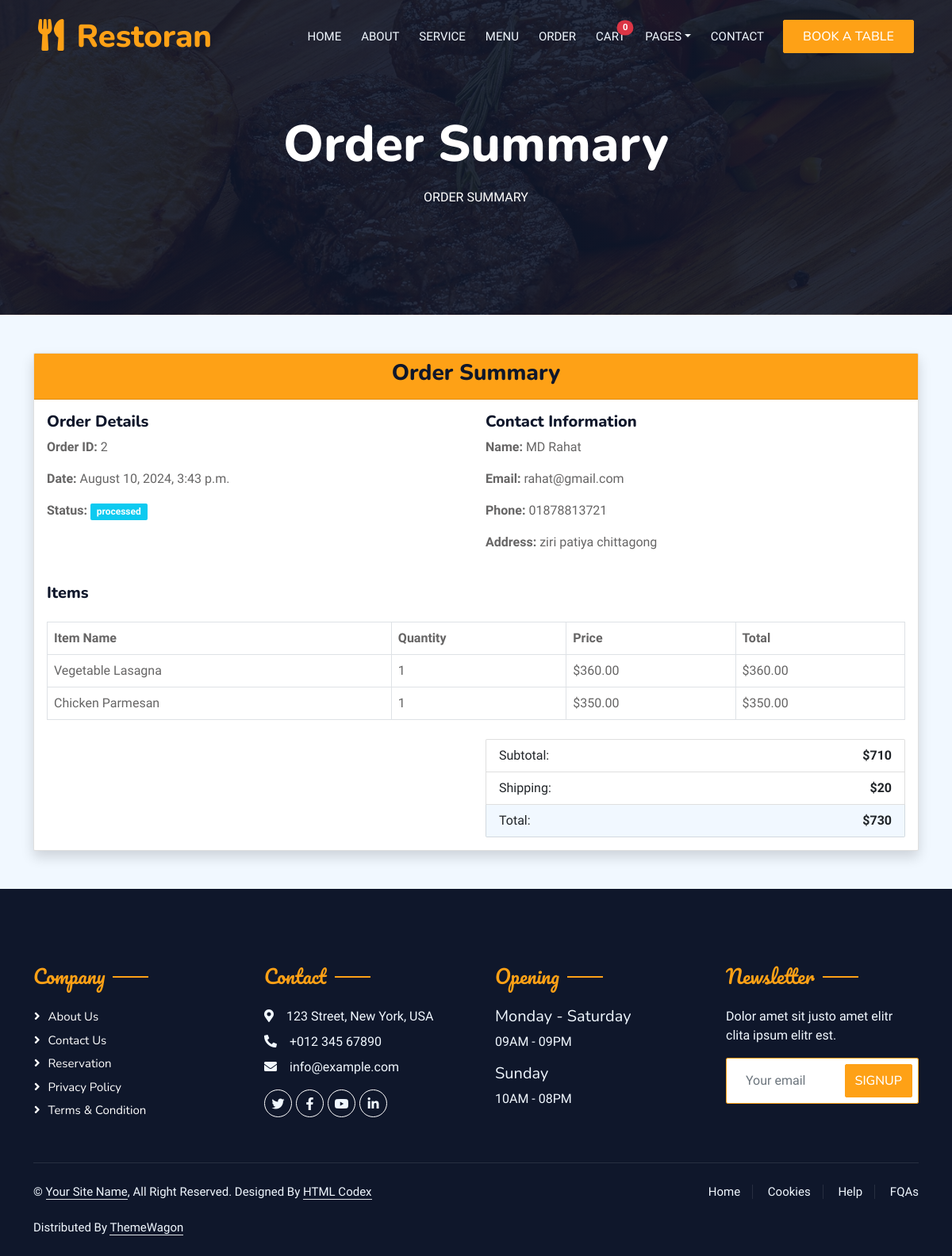
The app's page /order/2/ with its own data.
### order/models.py (models this page shows, shortened)
class Order(models.Model):
    contact_info = models.ForeignKey(OrderContactInfo, on_delete=models.CASCADE)
    cart = models.ForeignKey(Cart, on_delete=models.CASCADE)
    status = models.CharField(max_length=20, choices=[
        ('pending', 'Pending'),
        ('processed', 'Processed'),
        ('shipped', 'Shipped'),
        ('delivered', 'Delivered'),
        ('canceled', 'Canceled'),
    ], default='pending')
    created_at = models.DateTimeField(auto_now_add=True)
    updated_at = models.DateTimeField(auto_now=True)
    order_total = models.DecimalField(max_digits=10, decimal_places=2, blank=True, null=True)
    session_key = models.CharField(max_length=200, blank=True, null=True)

class OrderContactInfo(models.Model):
  name = models.CharField(max_length=200)
  email = models.EmailField(max_length=200)
  phone = models.CharField(max_length=20)
  address = models.TextField()
  session_key = models.CharField(max_length=200, blank=True, null=True)
  created = models.DateTimeField(auto_now_add=True)

### cart/models.py (models this page shows, shortened)
class CartItem(models.Model):
      item = models.ForeignKey(Item,on_delete=models.CASCADE)
      quantity = models.PositiveIntegerField(default=1)
      session_key = models.CharField(max_length=200, blank=True, null=True)
      @property
      def item_price(self):
            return self.item.price
      @property
      def total_price(self):
            return self.item_price * self.quantity

class Cart(models.Model):
    items = models.ManyToManyField(CartItem)
    shipping_cost = models.PositiveIntegerField(default=20)
    @property
    def total_items_price(self):
        return self.items.annotate(total_price=F('quantity') * F('item__price')).aggregate(total=Sum('total_price'))['total'] or 0
    @property
    def grand_total(self):
        return self.total_items_price + self.shipping_cost

### menue/models.py (models this page shows, shortened)
class Item(models.Model):
  name = models.CharField(max_length=300)
  description = HTMLField()
  price = models.DecimalField(max_digits=5,decimal_places=2)
  image = models.ImageField(upload_to='items')
  period = models.CharField(max_length=10,choices=PERIOD_CHOICES)
  slug = AutoSlugField(populate_from='name')
  created = models.DateTimeField(auto_now_add=True)

### order/views.py (the view)
# urls.py: path('order/<int:order_id>/', order_summary, name='order_summary'),
def order_summary(request, order_id):
    order = get_object_or_404(Order, id=order_id)
    return render(request, 'order_summary.html', {'order': order})

### cart/templatetags/cart_count.py (called while the page is built)
@register.simple_tag
def cart_count(request, user):
    guest_user_count = 0
    guest_user_count = CartItem.objects.filter(session_key=request.session.session_key).count()
    total_count = guest_user_count
    return total_count if total_count > 0 else 0

### order/templates/order_summary.html (shortened to what this page needs)
{% extends "base.html" %}
{% load cart_count %}
{% block content %}
        <div class="container-xxl position-relative p-0">
            <nav class="navbar navbar-expand-lg navbar-dark bg-dark px-4 px-lg-5 py-3 py-lg-0">
                <a href="{% url 'home' %}" class="navbar-brand p-0">
                    <h1 class="text-primary m-0"><i class="fa fa-utensils me-3"></i>Restoran</h1>
                </a>
                <div class="collapse navbar-collapse" id="navbarCollapse">
                    <div class="navbar-nav ms-auto py-0 pe-4">
                        <a href="{% url 'home' %}" class="nav-item nav-link ">Home</a>
                        <a href="{% url 'about' %}" class="nav-item nav-link">About</a>
                        <a href="{% url 'service' %}" class="nav-item nav-link">Service</a>
                        <a href="{% url 'items' %}" class="nav-item nav-link">Menu</a>
                        <a href="{% url 'user_orders' %}" class="nav-item nav-link">Order</a>
                        <a href="{% url 'cart' %}" class="nav-item nav-link position-relative">
                        Cart
                        <span class="position-absolute  start-100 translate-middle badge rounded-pill bg-danger">
                          {% cart_count request request.user %}
                        </span>
                        </a>
                        <div class="nav-item dropdown">
                            <a href="#" class="nav-link dropdown-toggle" data-bs-toggle="dropdown">Pages</a>
                        </div>
                        <a href="{% url 'contact' %}" class="nav-item nav-link">Contact</a>
                    </div>
                    <a href="{% url 'booking' %}" class="btn btn-primary py-2 px-4">Book A Table</a>
                </div>
            </nav>
            <div class="container-xxl py-5 bg-dark hero-header mb-5">
                <div class="container text-center my-5 pt-5 pb-4">
                    <h1 class="display-3 text-white mb-3 animated slideInDown">Order Summary</h1>
                    <nav aria-label="breadcrumb">
                        <ol class="breadcrumb justify-content-center text-uppercase">
                            <li class="breadcrumb-item text-white active" aria-current="page">Order summary</li>
                        </ol>
                    </nav>
                </div>
            </div>
        </div>
      <div class="container mt-5">
        <div class="card shadow">
            <div class="card-header bg-primary text-white text-center">
                <h3>Order Summary</h3>
            </div>
            <div class="card-body">
                <div class="row mb-4">
                    <div class="col-md-6">
                        <h5>Order Details</h5>
                        <p><strong>Order ID:</strong> {{ order.id }}</p>
                        <p><strong>Date:</strong> {{ order.created_at|date:"F j, Y, g:i a" }}</p>
                        <p><strong>Status:</strong> <span class="badge bg-info">{{ order.status }}</span></p>
                    </div>
                    <div class="col-md-6">
                        <h5>Contact Information</h5>
                        <p><strong>Name:</strong> {{ order.contact_info.name }}</p>
                        <p><strong>Email:</strong> {{ order.contact_info.email }}</p>
                        <p><strong>Phone:</strong> {{ order.contact_info.phone }}</p>
                        <p><strong>Address:</strong> {{ order.contact_info.address }}</p>
                    </div>
                </div>
                <h5 class="mb-4">Items</h5>
                <table class="table table-bordered">
                    <thead>
                        <tr>
                            <th>Item Name</th>
                            <th>Quantity</th>
                            <th>Price</th>
                            <th>Total</th>
                        </tr>
                    </thead>
                    <tbody>
                        {% for item in order.cart.items.all %}
                        <tr>
                            <td>{{ item.item.name }}</td>
                            <td>{{ item.quantity }}</td>
                            <td>${{ item.item_price }}</td>
                            <td>${{ item.total_price }}</td>
                        </tr>
                        {% endfor %}
                    </tbody>
                </table>
                <div class="row mt-4">
                    <div class="col-md-6 offset-md-6">
                        <ul class="list-group">
                            <li class="list-group-item d-flex justify-content-between">
                                <span>Subtotal:</span>
                                <strong>${{ order.cart.total_items_price }}</strong>
                            </li>
                            <li class="list-group-item d-flex justify-content-between">
                                <span>Shipping:</span>
                                <strong>${{ order.cart.shipping_cost }}</strong>
                            </li>
                            <li class="list-group-item d-flex justify-content-between bg-light">
                                <span>Total:</span>
                                <strong>${{ order.cart.grand_total }}</strong>
                            </li>
                        </ul>
                    </div>
                </div>
            </div>
        </div>
    </div>
{% endblock content %}

### static/css/style.css (style rules this page uses)
:root { --primary: #FEA116; --light: #F1F8FF; --dark: #0F172B; }
.btn { font-family: 'Nunito', sans-serif; font-weight: 500; text-transform: uppercase; transition: .5s; }
.btn.btn-primary, .btn.btn-secondary { color: #FFFFFF; }
.navbar-dark .navbar-nav .nav-link { position: relative; margin-left: 25px; padding: 35px 0; font-size: 15px; color: var(--light) !important; text-transform: uppercase; font-weight: 500; outline: none; transition: .5s; }
@media (min-width: 992px) { .navbar-dark { position: absolute; width: 100%; top: 0; left: 0; z-index: 999; background: transparent !important; } }
.hero-header { background: linear-gradient(rgba(15, 23, 43, .9), rgba(15, 23, 43, .9)), url(../img/bg-hero.jpg); background-position: center center; background-repeat: no-repeat; background-size: cover; }

### records on screen
Order: id "2", created_at "August 10, 2024, 3:43 p.m.", status "processed", contact_info.name "MD Rahat", contact_info.email "rahat@gmail.com", contact_info.phone "01878813721", contact_info.address "ziri patiya chittagong", cart.total_items_price "710", cart.shipping_cost "20", cart.grand_total "730"
CartItem: item.name "Vegetable Lasagna", quantity "1", item_price "360.00", total_price "360.00"
CartItem: item.name "Chicken Parmesan", quantity "1", item_price "350.00", total_price "350.00"
